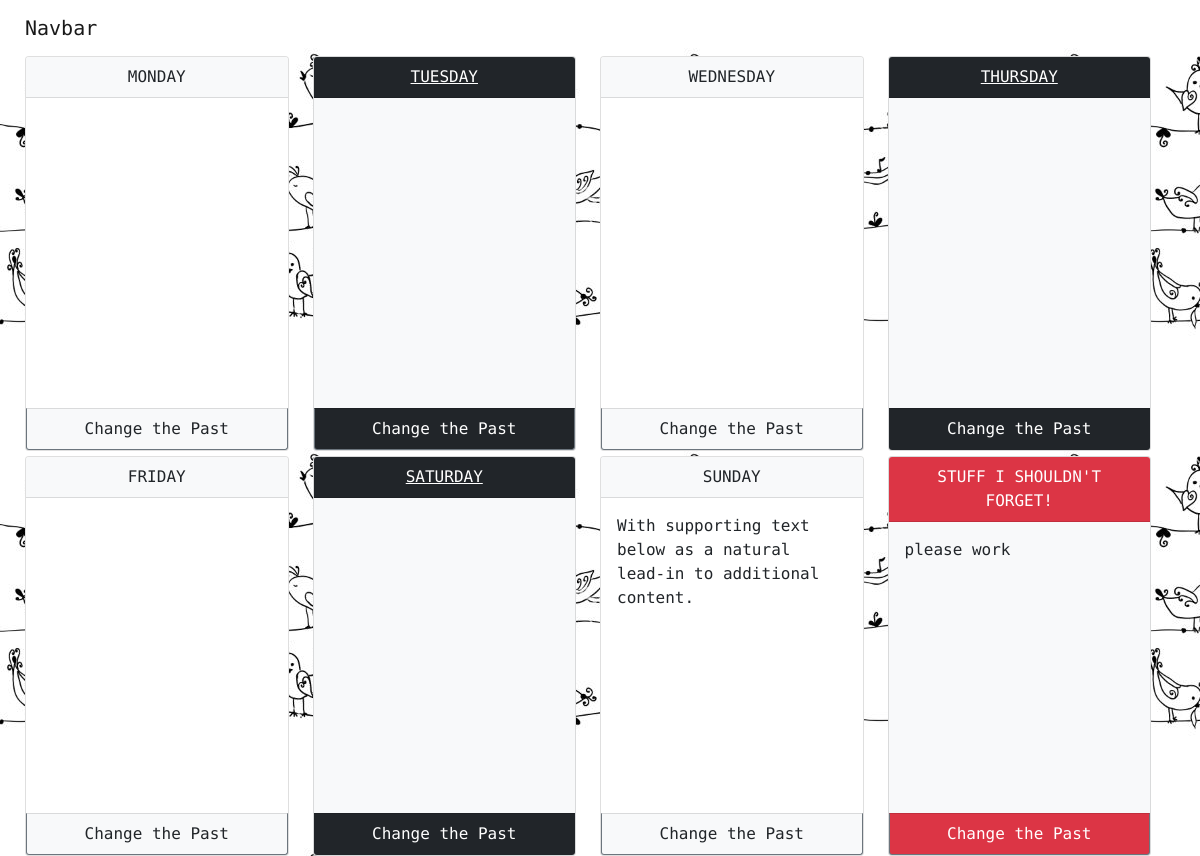
Before: / with the older database file.
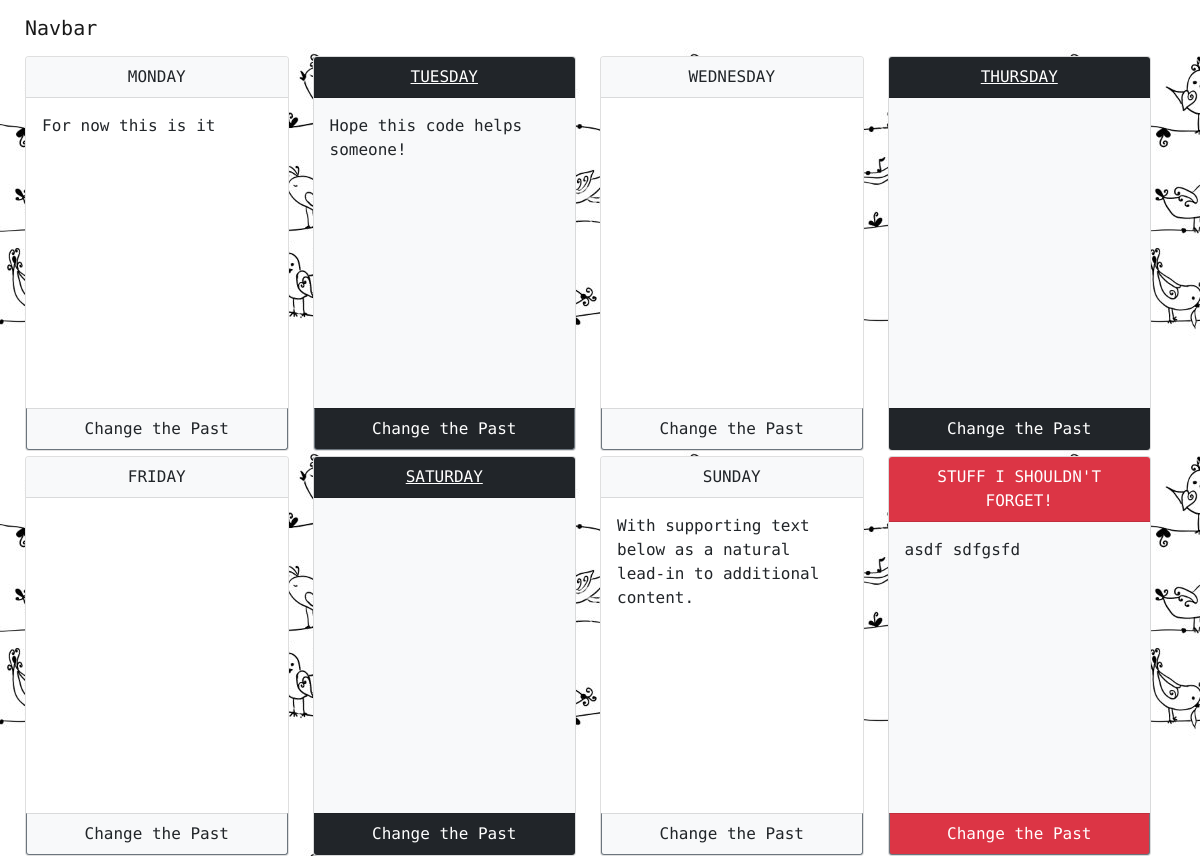
After: the same page with the newer database file.
### diary/models.py (models this page shows)
class bujodb(models.Model):
    DAYS = (
        ('M', 'Monday'),
        ('T', 'Tuesday'),
        ('W', 'Wednesday'),
        ('Th', 'Thursday'),
        ('F', 'Friday'),
        ('Sa', 'Saturday'),
        ('Su', 'Sunday'),
        ('X', 'Otherstuff'),
    )
    day = models.CharField(max_length=2, choices=DAYS, default='X')
    text = models.TextField()

### diary/views.py (the view)
# urls.py: 2. Add a URL to urlpatterns:  path('', views.home, name='home')
def home(request):
    bujo = bujodb.objects.all()
    monday = bujodb.objects.filter(day='M')
    tuesday = bujodb.objects.filter(day='T')
    wednesday = bujodb.objects.filter(day='W')
    thursday = bujodb.objects.filter(day='Th')
    friday = bujodb.objects.filter(day='F')
    saturday = bujodb.objects.filter(day='Sa')
    sunday = bujodb.objects.filter(day='Su')
    otherstuff = bujodb.objects.filter(day='X')
    return render(request, "home.html", {'bujo':bujo, 'monday':monday, 'tuesday':tuesday,
    'wednesday':wednesday, 'thursday':thursday, 'friday':friday, 'saturday':saturday, 'sunday':sunday, 'otherstuff':otherstuff})

### diary/templates/home.html (shortened to what this page needs)
<!doctype html>
<html lang="en">
    {%load static %}
  <head>
    <link href="https://cdn.jsdelivr.net/npm/bootstrap@5.0.0-beta1/dist/css/bootstrap.min.css" rel="stylesheet">
  </head>
  <nav class="navbar navbar-expand-lg navbar-light bg-transparent">
    <div class="container-fluid">
      <a class="navbar-brand" href="#">Navbar</a>
    </div>
  </nav>
  <body>
    <div class="container-fluid">
        <div class="row h-100">
          <div class="row row-first h-50 ">
            <div class="col">
              <div class="card h-100">
                <div class="card-header text-dark bg-light text-center text-uppercase">
                 Monday
                </div>
                  <div class="card-body">
                    <p class="card-text w-100 h-100" style="border: none; resize: none;">
                        {% for bujodb in monday %}
                        {{ bujodb.text }}
                        {% endfor %}
                    </p>
                  </div>
                    <a href="{% url 'createpost' %}" class="text-dark btn btn-secondary card-footer bg-light">Change the Past</a>
              </div>
            </div>
            <div class="col">
              <div class="card h-100 text-dark bg-light">
                <div class="card-header text-center text-uppercase text-decoration-underline text-white bg-dark">
                  Tuesday
                 </div>
                  <div class="card-body">
                    <p class="card-text w-100 h-100" style="border: none; resize: none;">
                      {% for bujodb in tuesday %}
                        {{ bujodb.text }}
                        {% endfor %}
                    </p>
                    </div>
                    <a href="{% url 'createposttuesday' %}" class="block card-footer text-white btn btn-dark btn-outline-secondary bg-dark">Change the Past</a>
              </div>
            </div>
            <div class="col">
              <div class="card h-100">
                <div class="card-header text-dark bg-light text-center text-uppercase">
                 Wednesday
                </div>
                  <div class="card-body">
                    <p class="card-text w-100 h-100" style="border: none; resize: none;">
                    </p>
                  </div>
                    <a href="#" class="text-dark btn btn-secondary card-footer bg-light">Change the Past</a>
              </div>
            </div>
            <div class="col">
              <div class="card h-100 text-dark bg-light">
                <div class="card-header text-center text-uppercase text-decoration-underline text-white bg-dark">
                  Thursday
                 </div>
                  <div class="card-body">
                  <p class="card-text w-100 h-100" style="border: none; resize: none;">
                </p>
                   </div>
                   <a href="#" class="text-white btn btn-dark card-footer bg-dark">Change the Past</a>
              </div>
            </div>
          </div>
            <div class="row h-50">
              <div class="col">
                <div class="card h-100">
                  <div class="card-header text-dark bg-light text-center text-uppercase">
                   Friday
                  </div>
                    <div class="card-body">
                        <p class="card-text w-100 h-100" style="border: none; resize: none;">
                        </p>
                    </div>
                      <a href="#" class="text-dark btn btn-secondary card-footer bg-light">Change the Past</a>
                </div>
              </div>
              <div class="col">
                <div class="card h-100 text-dark bg-light">
                  <div class="card-header text-center text-uppercase text-decoration-underline text-white bg-dark">
                    Saturday
                   </div>
                    <div class="card-body">
                        <p class="card-text w-100 h-100" style="border: none; resize: none;">
                        </p>
                     </div>
                     <a href="#" class="text-white btn btn-dark card-footer bg-dark">Change the Past</a>
                </div>
              </div>
              <div class="col">
                <div class="card h-100">
                  <div class="card-header text-dark bg-light text-center text-uppercase">
                   Sunday
                  </div>
                    <div class="card-body">
                    <p class="card-text w-100 h-100" style="border: none; resize: none;">
                      With supporting text below as a natural lead-in to additional content.</p>
                    </div>
                      <a href="#" class="text-dark btn btn-secondary card-footer bg-light">Change the Past</a>
                </div>
              </div>
              <div class="col">
                <div class="card h-100 text-dark bg-light">
                  <div class="card-header text-center text-uppercase text-white bg-danger">
                    Stuff I shouldn't forget!
                   </div>
                   <div class="card-body">
                     <p class="card-text w-100 h-100" style="border: none; resize: none;">
                        {% for bujodb in otherstuff %}
                        {{ bujodb.text }}
                        {% endfor %}
                    </p>
                  </div>
                    <a href="{% url 'createpost' %}"   class="block card-footer text-white btn btn-danger btn-outline-secondary bg-danger">Change the Past</a>
                </div>
              </div>
</div>
</div>
</div>
  </body>
</html>

Changed rows visible on the page:
removed bujodb: text "please work"
added bujodb: text "For now this is it"
added bujodb: text "Hope this code helps someone!"
added bujodb: text "asdf"
added bujodb: text "sdfgsfd"
